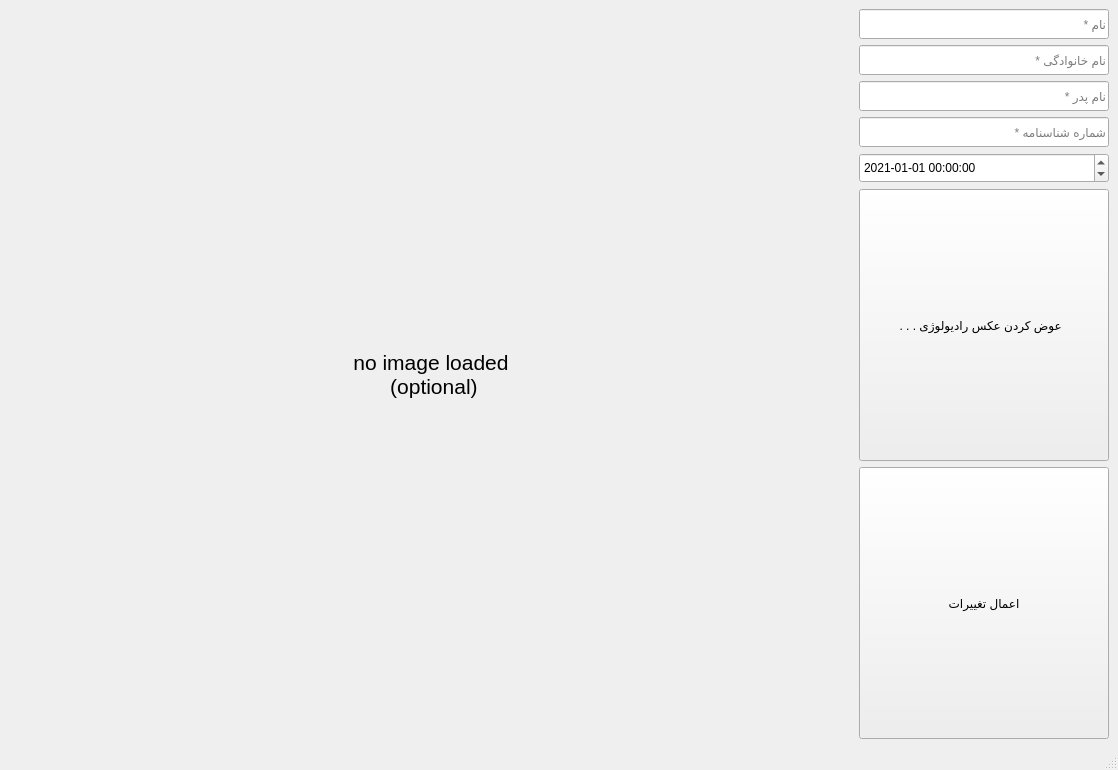
<?xml version="1.0" encoding="UTF-8"?>
<ui version="4.0">
 <class>MainWindow</class>
 <widget class="QMainWindow" name="MainWindow">
  <property name="geometry">
   <rect>
    <x>0</x>
    <y>0</y>
    <width>1118</width>
    <height>770</height>
   </rect>
  </property>
  <property name="windowTitle">
   <string>MainWindow</string>
  </property>
  <widget class="QWidget" name="centralwidget">
   <layout class="QHBoxLayout" name="horizontalLayout">
    <item>
     <layout class="QVBoxLayout" name="verticalLayout_2">
      <item>
       <widget class="QLabel" name="ImageBox">
        <property name="sizePolicy">
         <sizepolicy hsizetype="Expanding" vsizetype="Expanding">
          <horstretch>0</horstretch>
          <verstretch>0</verstretch>
         </sizepolicy>
        </property>
        <property name="minimumSize">
         <size>
          <width>0</width>
          <height>0</height>
         </size>
        </property>
        <property name="maximumSize">
         <size>
          <width>16777215</width>
          <height>16777215</height>
         </size>
        </property>
        <property name="font">
         <font>
          <pointsize>16</pointsize>
         </font>
        </property>
        <property name="text">
         <string>no image loaded 
 (optional)</string>
        </property>
        <property name="alignment">
         <set>Qt::AlignCenter</set>
        </property>
        <property name="wordWrap">
         <bool>false</bool>
        </property>
       </widget>
      </item>
     </layout>
    </item>
    <item>
     <layout class="QVBoxLayout" name="verticalLayout">
      <property name="sizeConstraint">
       <enum>QLayout::SetMinimumSize</enum>
      </property>
      <item alignment="Qt::AlignRight">
       <widget class="QLineEdit" name="first_name">
        <property name="sizePolicy">
         <sizepolicy hsizetype="Fixed" vsizetype="Minimum">
          <horstretch>30</horstretch>
          <verstretch>0</verstretch>
         </sizepolicy>
        </property>
        <property name="minimumSize">
         <size>
          <width>250</width>
          <height>30</height>
         </size>
        </property>
        <property name="maximumSize">
         <size>
          <width>16777215</width>
          <height>30</height>
         </size>
        </property>
        <property name="placeholderText">
         <string>نام *</string>
        </property>
       </widget>
      </item>
      <item alignment="Qt::AlignRight">
       <widget class="QLineEdit" name="last_name">
        <property name="sizePolicy">
         <sizepolicy hsizetype="Fixed" vsizetype="Minimum">
          <horstretch>0</horstretch>
          <verstretch>0</verstretch>
         </sizepolicy>
        </property>
        <property name="minimumSize">
         <size>
          <width>250</width>
          <height>0</height>
         </size>
        </property>
        <property name="maximumSize">
         <size>
          <width>16777215</width>
          <height>30</height>
         </size>
        </property>
        <property name="placeholderText">
         <string>نام خانوادگی *</string>
        </property>
       </widget>
      </item>
      <item alignment="Qt::AlignRight">
       <widget class="QLineEdit" name="father_name">
        <property name="sizePolicy">
         <sizepolicy hsizetype="Fixed" vsizetype="Minimum">
          <horstretch>0</horstretch>
          <verstretch>0</verstretch>
         </sizepolicy>
        </property>
        <property name="minimumSize">
         <size>
          <width>250</width>
          <height>0</height>
         </size>
        </property>
        <property name="maximumSize">
         <size>
          <width>16777215</width>
          <height>30</height>
         </size>
        </property>
        <property name="placeholderText">
         <string>نام پدر *</string>
        </property>
       </widget>
      </item>
      <item alignment="Qt::AlignRight">
       <widget class="QLineEdit" name="pass_id">
        <property name="sizePolicy">
         <sizepolicy hsizetype="Fixed" vsizetype="Minimum">
          <horstretch>0</horstretch>
          <verstretch>0</verstretch>
         </sizepolicy>
        </property>
        <property name="minimumSize">
         <size>
          <width>250</width>
          <height>0</height>
         </size>
        </property>
        <property name="maximumSize">
         <size>
          <width>16777215</width>
          <height>30</height>
         </size>
        </property>
        <property name="layoutDirection">
         <enum>Qt::LeftToRight</enum>
        </property>
        <property name="alignment">
         <set>Qt::AlignLeading|Qt::AlignLeft|Qt::AlignVCenter</set>
        </property>
        <property name="placeholderText">
         <string>شماره شناسنامه *</string>
        </property>
       </widget>
      </item>
      <item alignment="Qt::AlignRight">
       <widget class="QDateTimeEdit" name="visit_date">
        <property name="sizePolicy">
         <sizepolicy hsizetype="Fixed" vsizetype="Minimum">
          <horstretch>0</horstretch>
          <verstretch>0</verstretch>
         </sizepolicy>
        </property>
        <property name="minimumSize">
         <size>
          <width>250</width>
          <height>0</height>
         </size>
        </property>
        <property name="maximumSize">
         <size>
          <width>16777215</width>
          <height>30</height>
         </size>
        </property>
        <property name="locale">
         <locale language="English" country="UnitedStates"/>
        </property>
        <property name="dateTime">
         <datetime>
          <hour>0</hour>
          <minute>0</minute>
          <second>0</second>
          <year>2021</year>
          <month>1</month>
          <day>1</day>
         </datetime>
        </property>
        <property name="date">
         <date>
          <year>2021</year>
          <month>1</month>
          <day>1</day>
         </date>
        </property>
        <property name="displayFormat">
         <string>yyyy-MM-dd hh:mm:ss</string>
        </property>
       </widget>
      </item>
      <item alignment="Qt::AlignRight">
       <widget class="QPushButton" name="add_image">
        <property name="sizePolicy">
         <sizepolicy hsizetype="Minimum" vsizetype="Minimum">
          <horstretch>0</horstretch>
          <verstretch>0</verstretch>
         </sizepolicy>
        </property>
        <property name="minimumSize">
         <size>
          <width>250</width>
          <height>0</height>
         </size>
        </property>
        <property name="maximumSize">
         <size>
          <width>450</width>
          <height>16777215</height>
         </size>
        </property>
        <property name="text">
         <string>. . . عوض کردن عکس رادیولوژی  </string>
        </property>
       </widget>
      </item>
      <item>
       <widget class="QPushButton" name="add_record">
        <property name="sizePolicy">
         <sizepolicy hsizetype="Minimum" vsizetype="Minimum">
          <horstretch>250</horstretch>
          <verstretch>0</verstretch>
         </sizepolicy>
        </property>
        <property name="minimumSize">
         <size>
          <width>250</width>
          <height>0</height>
         </size>
        </property>
        <property name="maximumSize">
         <size>
          <width>250</width>
          <height>16777215</height>
         </size>
        </property>
        <property name="layoutDirection">
         <enum>Qt::RightToLeft</enum>
        </property>
        <property name="text">
         <string>اعمال تغییرات</string>
        </property>
       </widget>
      </item>
     </layout>
    </item>
   </layout>
  </widget>
  <widget class="QMenuBar" name="menubar">
   <property name="geometry">
    <rect>
     <x>0</x>
     <y>0</y>
     <width>1118</width>
     <height>26</height>
    </rect>
   </property>
  </widget>
  <widget class="QStatusBar" name="statusbar"/>
 </widget>
 <resources/>
 <connections/>
</ui>
